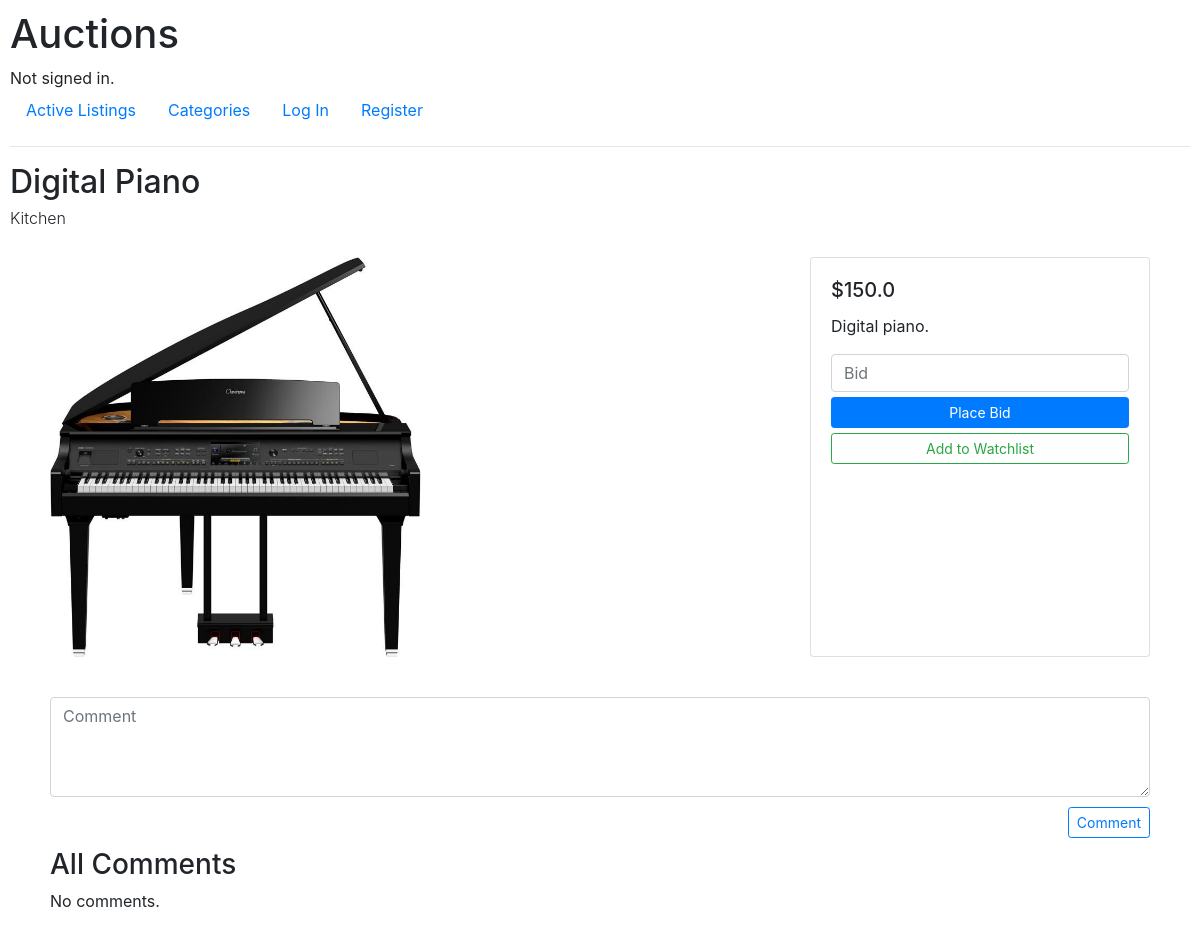
Before: /listing/8 with the older database file.
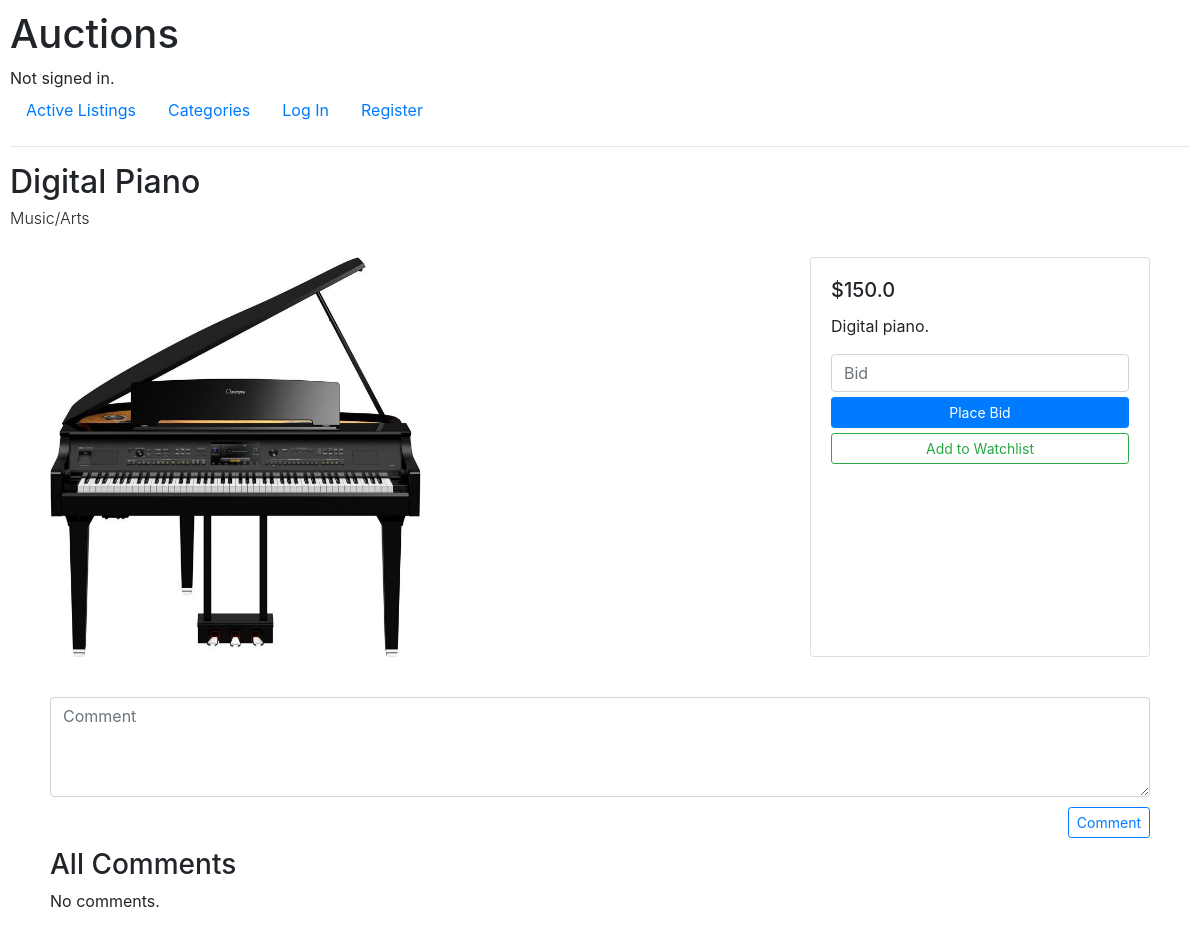
After: the same page with the newer database file.
### auctions/models.py (models this page shows, shortened)
class Listing(models.Model):
    title = models.CharField(max_length=100)
    image = models.ImageField(upload_to="images/", null=True)
    description = models.CharField(max_length=300)
    starting_bid = models.FloatField()
    current_bid = models.FloatField(blank=True, null=True)
    category = models.CharField(choices=CATEGORIES, max_length=1, null=True)
    top_bidder = models.ForeignKey(User, on_delete=models.CASCADE, related_name="listings_by_bidder", blank=True, null=True)
    status = models.BooleanField(default=True)
    creator = models.ForeignKey(User, on_delete=models.CASCADE, related_name="listings_by_creator", blank=True, null=True)
    watchers = models.ManyToManyField(User, related_name="listings_by_watcher", blank=True)

### auctions/views.py (the view, shortened to what this page needs)
# urls.py: path("listing/<int:listing_id>", views.listing, name="listing"),
def listing(request, listing_id):
    listing = Listing.objects.get(id=listing_id)
    bid_error = False
    bid_placed = False
    user = request.user
    winner = listing.top_bidder
    access_error = False
    if listing.top_bidder is None:
        winner = "None"
    if request.user.is_authenticated:
        logged_in = True
    else:
        logged_in = False
    if request.user in listing.watchers.all():
        watcher_exists = True
    else:
        watcher_exists = False
    return render(request, "auctions/listing.html", {
        "listing": listing,
        "logged_in": logged_in,
        "watcher_exists": watcher_exists,
        "form": BidForm(),
        "bid_error": bid_error,
        "bid_placed": bid_placed,
        "user": user,
        "winner": winner,
        "comment_form": CommentForm(),
        "comments": listing.comments.all(),
        "access_error": access_error
    })

### auctions/views.py
class BidForm(forms.ModelForm):
    class Meta:
        model = Bid
        fields = ['new_bid']
        widgets = {'new_bid': forms.NumberInput(
            attrs={'class': "form-control", 'placeholder': "Bid"})}

class CommentForm(forms.ModelForm):
    class Meta:
        model = Comment
        fields = ['comment']
        widgets = {'comment': forms.Textarea(
            attrs={'class': "form-control", 'style': "height: 100px", 'placeholder': "Comment"})}

### auctions/templates/auctions/listing.html (shortened to what this page needs)
{% extends "auctions/layout.html" %}
{% load humanize %}
{% block body %}
    <h2>{{ listing.title }}</h2>
    <h6 style="font-weight: 300;">{{ listing.get_category_display }}</h6>
    <div class="container">
        <div class="row">
            <div class="col-lg-8">
                <img src="{{ listing.image.url }}">
            </div>
            <div class="col-lg-4">
                <div class="card h-100">
                    <div class="card-body">
                        <h5 class="card-title">
                            {% if listing.current_bid is None %}
                                ${{ listing.starting_bid|intcomma }}
                            {% else %}
                                ${{ listing.current_bid|intcomma }}
                            {% endif %}
                        </h5>
                        <p class="card-text">{{ listing.description }}</p>
                        <form action="{% url 'listing' listing.id %}" method="post">
                            <div style="margin-bottom: 5px;">
                                {{ form.new_bid }}
                            </div>
                            <div style="margin-bottom: 5px;">
                                <input class="btn btn-primary btn-sm btn-block" type="submit" value="Place Bid">
                            </div>
                        </form>
                        {% if not logged_in %}
                            <form action="{% url 'listing' listing.id %}" method="post">
                                <input class="btn btn-outline-success btn-sm btn-block" type="submit" value="Add to Watchlist">
                            </form>
                        {% endif %}
                    </div>
                </div>
            </div>
        </div>
        <div class="row">
            <div class="col">
                <form action="{% url 'listing' listing.id %}" method="post">
                    <div style="margin-bottom: 10px;">
                        {{ comment_form.comment }}
                    </div>
                    <div style="margin-bottom: 10px; text-align: right;">
                        <input class="btn btn-outline-primary btn-sm" type="submit" value="Comment">
                    </div>
                </form>
                <h3>All Comments</h3>
                {% if comments %}
                    {% for comment in comments %}
                        <div class="card" style="border: none;">
                            <div class="card-body">
                                <h6 class="card-subtitle mb-2 text-muted">{{ comment.user }}</h6>
                                <p class="card-text">{{ comment }}</p>
                            </div>
                        </div>
                    {% endfor %}
                {% else %}
                    No comments.
                {% endif %}
            </div>
        </div>
    </div>
{% endblock %}

Changed rows visible on the page:
changed Listing "Digital Piano": category "Kitchen" → "Music/Arts"
